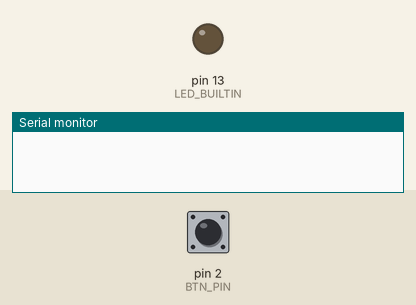
Simulated run of this sketch. Board: Arduino Uno, built with avr-gcc and run on an emulated ATmega328P. Parts: output pins drawn as LEDs (lit = HIGH), the last lines printed to the serial monitor. Inputs (shaded band) come from the test bench; at power-on: pin 2 (BTN_PIN) HIGH.

Above: at 1.2 s.
1.3 s: pin 2 (BTN_PIN) pulled LOW for 0.15 s
At 1.37 s:
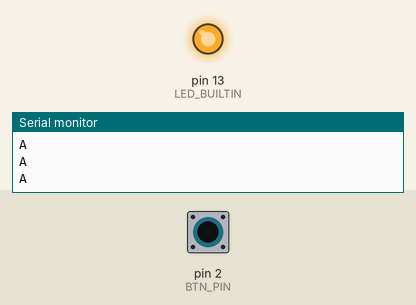
2.9 s: pin 2 (BTN_PIN) pulled LOW for 3.2 s
At 6.9 s:
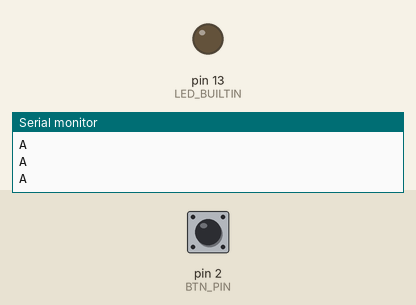
Timing chart, 0 to 8.4 s (numbered marks = the images above; inputs shaded):
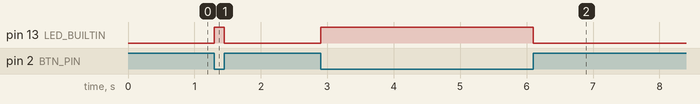

Measured:
- after the input at 1.3 s, pin 13 (LED_BUILTIN): LOW → HIGH at once, → LOW 0.15 s later
- after the input at 2.9 s, pin 13 (LED_BUILTIN): LOW → HIGH at once, → LOW 3.2 s later

The sketch:

part_1.ino
```cpp
/**
 * Lab 1, Part 1 (5%)
 * Connect the UNO to a USB port of the PC. Create a project that turns
 * on or off the on-board LED  depending on whether a push-button connected to a
 * digital input pin of the board is depressed or not. In  addition, whenever
 * the push-button is depressed and then released, a letter “A” should be
 * displayed inside  the IDE serial monitor window. Make sure the serial
 * monitor and the code use the same baud rate.  No need  to demonstrate this
 * code.
 */

/* macros to make easy changes */
#define BTN_PIN 2
#define LED_PIN LED_BUILTIN

/* btn { pressed, state, prev_state, pin } */
struct btn_s {
  int pressed;
  const int pin;
} btn_def = {1, BTN_PIN};
typedef struct btn_s btn;

/* led { state, pin } */
struct led_s {
  int state;
  const int pin;
} led_def = {0, LED_PIN};
typedef struct led_s led;

/* initalize structs with default values. */
btn *Button   = &btn_def;
led *LED      = &led_def;

void setup() {
  pinMode(Button->pin, INPUT_PULLUP);
  pinMode(LED->pin, OUTPUT);
  digitalWrite(
      LED->pin,
      LED->state); /* Our inital default for the LED is off, i.e. 0*/
  Serial.begin(9600);
}

void loop() {
  Button->pressed = digitalRead(Button->pin);
  if (!Button->pressed) {
    LED->state = HIGH;
    Serial.println("A");
  } else {
    LED->state = LOW;
  }
  digitalWrite(LED->pin, LED->state);
}
```
